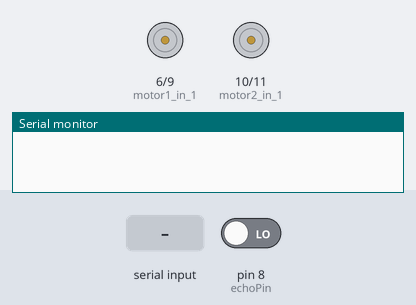
This sketch was run on a simulated Arduino Uno, built with avr-gcc and run on an emulated ATmega328P. Shown: motor-driver pin pairs drawn as motors (green arrow = first pin HIGH = forward, orange = second pin HIGH = backward, longer = more drive), the last lines printed to the serial monitor. The test bench sets the inputs (shaded band); at power-on: pin 8 (echoPin) LOW. Random numbers use the default seed unless the sketch sets one.

Above: at 2.0 s.
2.1 s: "go" received over Serial
At 2.7 s:
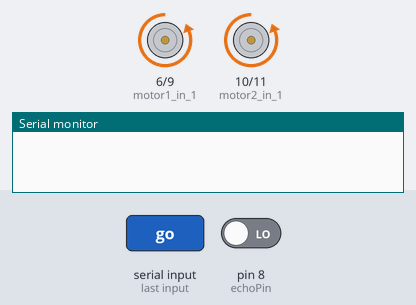
11.3 s: "right" received over Serial
14.8 s: "go" received over Serial
At 16.0 s:
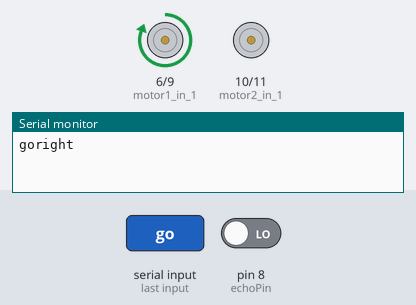
18.9 s: "right" received over Serial
At 23.4 s:
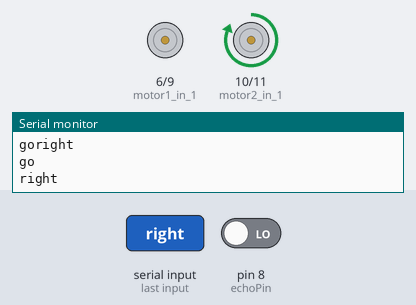
Timing chart, 0 to 25.4 s (numbered marks = the images above; inputs shaded):
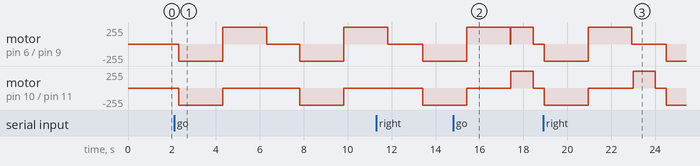

Measured:
- by itself, motor on pin 10 (motor2_in_1) / pin 11 (motor2_in_2): alternates backward 255/255 for 2.0 s and stopped for 3.5 s

The sketch:

ultra-voice.ino
```cpp
#include <SoftwareSerial.h>
SoftwareSerial BT(0, 1);
#define motor1_in_1 6
#define motor1_in_2 9

#define motor2_in_1 10
#define motor2_in_2 11

String voice;

#define trigPin  7      // trig pin of HC-SR04
# define echoPin 8     // Echo pin of HC-SR04

long duration, distance;
long time1,time2;

void setup()
{
  Serial.begin(9600);
  delay(random(500,2000));   // delay for random time
  pinMode(motor1_in_1 , OUTPUT);
   pinMode(motor1_in_2 , OUTPUT);
   pinMode(motor2_in_1 , OUTPUT);
   pinMode(motor2_in_2 , OUTPUT);

  pinMode(trigPin, OUTPUT);         // set trig pin as output
  pinMode(echoPin, INPUT);          //set echo pin as input to capture reflected waves
  time1=millis();
}
void loop(){

  if (time1-millis()>=1000)
  {
    voicep();
    time1=millis();
  }
  if (time2-millis()>=1500)
  {
    ultrasonic();
    time2=millis();
  }
}
```

distance.ino
```cpp
void ultrasonic() {
  digitalWrite(trigPin, LOW);
  delayMicroseconds(2);
  digitalWrite(trigPin, HIGH);     // send waves for 10 us
  delayMicroseconds(10);
  duration = pulseIn(echoPin, HIGH); // receive reflected waves
  distance = duration / 58.2;   // convert to distance
  delay(10);
    // If you dont get proper movements of your robot then alter the pin numbers
 /*if (distance > 20)
  {
        digitalWrite(motor1_in_1, HIGH); // move forward
        digitalWrite(motor1_in_2, LOW);
        digitalWrite(motor2_in_1, HIGH);
        digitalWrite(motor2_in_2, LOW);
  }*/

  if (distance <=20)
  {
        digitalWrite(motor1_in_1, LOW);
        digitalWrite(motor1_in_2, LOW);
        digitalWrite(motor2_in_1, LOW);
        digitalWrite(motor2_in_2, LOW);

    delay(500);
        digitalWrite(motor1_in_1, LOW);
        digitalWrite(motor1_in_2, HIGH);
        digitalWrite(motor2_in_1, LOW);
        digitalWrite(motor2_in_2, HIGH);
    delay(2000);
        digitalWrite(motor1_in_1, HIGH);
        digitalWrite(motor1_in_2, LOW);
        digitalWrite(motor2_in_1, LOW);
        digitalWrite(motor2_in_2, LOW);
     delay(2000);

        digitalWrite(motor1_in_1, LOW);
        digitalWrite(motor1_in_2, LOW);
        digitalWrite(motor2_in_1, LOW);
        digitalWrite(motor2_in_2, LOW);


  }
}
```

mainultra.ino
```cpp
void voicep() {
  while(Serial.available())
  {
    delay(10);
    char c=Serial.read();
    voice +=c;
    }
 if (voice.length()>0)
 {
  Serial.println(voice);
 /* while(voice=)
  {

        digitalWrite(motor1_in_1, LOW);
        digitalWrite(motor1_in_2, LOW);
        digitalWrite(motor2_in_1, LOW);
        digitalWrite(motor2_in_2, LOW);

    delay(500);
        digitalWrite(motor1_in_1, LOW);
        digitalWrite(motor1_in_2, HIGH);
        digitalWrite(motor2_in_1, LOW);
        digitalWrite(motor2_in_2, HIGH);
    delay(3000);

        digitalWrite(motor1_in_1, HIGH);
        digitalWrite(motor1_in_2, LOW);
        digitalWrite(motor2_in_1, LOW);
        digitalWrite(motor2_in_2, LOW);
    delay(3000);
        digitalWrite(motor1_in_1, HIGH);
        digitalWrite(motor1_in_2, LOW);
        digitalWrite(motor2_in_1, HIGH);
        digitalWrite(motor2_in_2, LOW);
   delay(3000);

    }*/
   if(voice=="go"){
     digitalWrite(motor1_in_1, HIGH);
        digitalWrite(motor1_in_2, LOW);
        digitalWrite(motor2_in_1, HIGH);
        digitalWrite(motor2_in_2, LOW);


   }

  if (voice=="right")
  {
        digitalWrite(motor1_in_1, LOW);
        digitalWrite(motor1_in_2, LOW);
        digitalWrite(motor2_in_1, HIGH);
        digitalWrite(motor2_in_2, LOW);

  }
  if (voice=="left")
  {
        digitalWrite(motor1_in_1, HIGH);
        digitalWrite(motor1_in_2, LOW);
        digitalWrite(motor2_in_1, LOW);
        digitalWrite(motor2_in_2, LOW);

  }

  if (voice=="back")
  {
    digitalWrite(motor1_in_1, LOW);
    digitalWrite(motor1_in_2, HIGH);
    digitalWrite(motor2_in_1, LOW);
    digitalWrite(motor2_in_2, HIGH);

  }

  if (voice=="stop")
  {
    digitalWrite(motor1_in_1, LOW);
        digitalWrite(motor1_in_2, LOW);
        digitalWrite(motor2_in_1, LOW);
        digitalWrite(motor2_in_2, LOW);

  }
 voice="";
 }}
```
